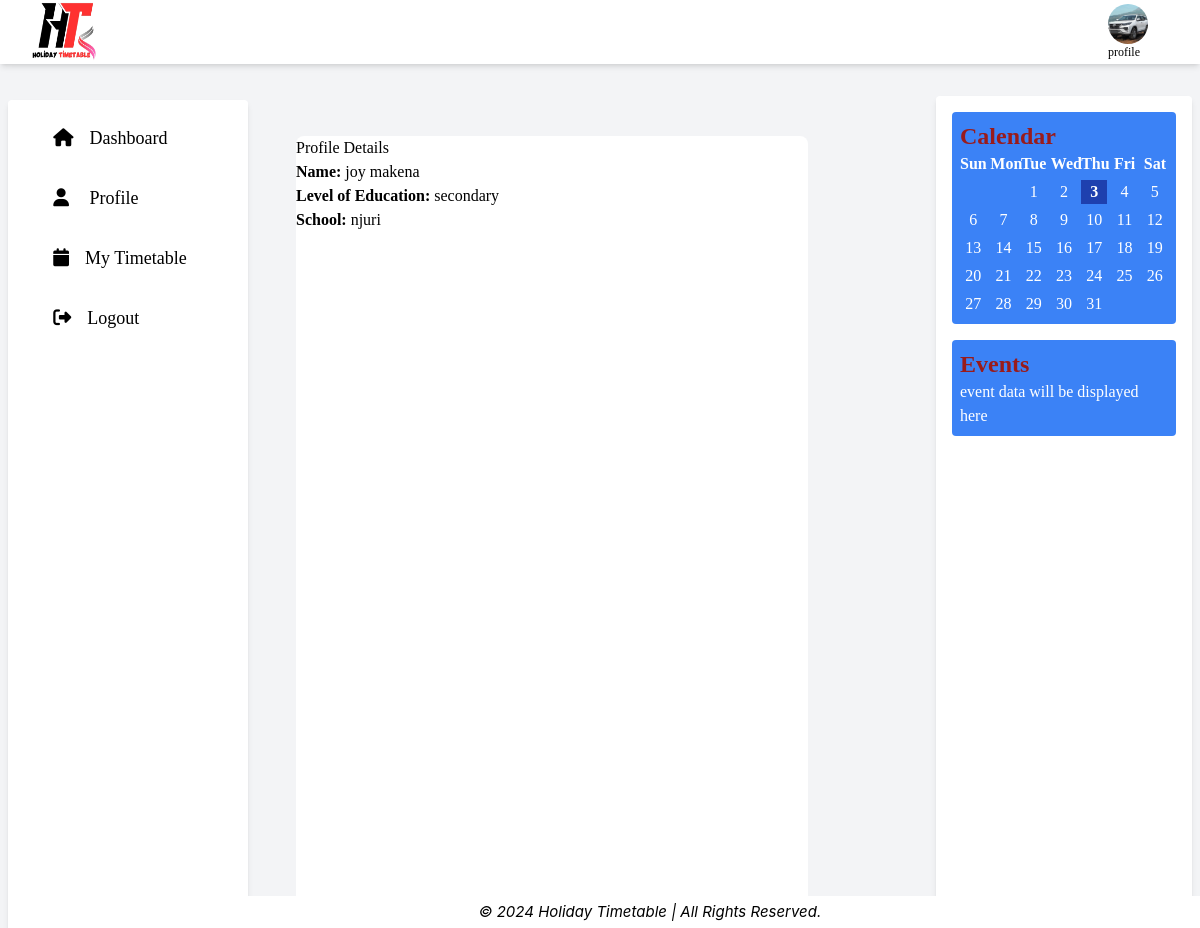
The page /dashboard/ (signed in) on the database its author committed.
### students/models.py (models this page shows, shortened)
class Profile(models.Model):
    user = models.OneToOneField(User, on_delete=models.CASCADE)
    full_name = models.CharField(max_length=100)
    profile_picture = models.ImageField(upload_to='profile_pics/',null=True)
    level_of_education = models.CharField(max_length=100)
    school_name = models.CharField(max_length=100)

### students/views.py (the view)
# urls.py: path('dashboard/', views.dashboard, name='dashboard'),
def dashboard(request):
    current_date = timezone.now().date()
    month_calendar = calendar.monthcalendar(current_date.year, current_date.month)
    days_names = ["Sun", "Mon", "Tue", "Wed", "Thu", "Fri", "Sat"]
    calendar_html = '<div class="grid grid-cols-7 gap-1">'
    for day_name in days_names:
        calendar_html += f'<div class="font-bold text-center">{day_name}</div>'
    for week in month_calendar:
        for day in week:
            if day == 0:
                calendar_html += '<div class="text-center text-gray-400"></div>'
            else:
                if day == current_date.day and current_date.month == current_date.month:
                    calendar_html += f'<div class="bg-blue-800 text-center font-bold">{day}</div>'
                else:
                    calendar_html += f'<div class="text-center">{day}</div>'
    calendar_html += '</div>'  # Close the grid container
    context = {
        'profile': request.user.profile,
        'current_date': current_date,
        'month_calendar': calendar_html,  # Pass the custom calendar HTML to the template
    }
    return render(request, 'dashboard.html', context)

### students/templates/dashboard.html (shortened to what this page needs)
{% extends 'base.html' %}
{% load static %}
{% block content %}
<!DOCTYPE html>
<html lang="en">
<head>
    <link rel="stylesheet" href="{% static 'css/dashboard.css' %}">
<body class=" min-h-screen ">
    <div class="container">
        <main  id="main" class="flex-1  p-2 h-screen">
            <div class="bg-white rounded-lg  p-0 h-full flex flex-row justify-between">
                    <div class="profile_details">
                        <h2>Profile Details</h2>
                        <div class="initials">
                            <p><strong>Name:</strong> {{ profile.full_name }}</p>
                            <p><strong>Level of Education:</strong> {{ profile.level_of_education }}</p>
                            <p><strong>School:</strong> {{ profile.school_name }}</p>
                        </div>
                    </div>
            </div>
        </main>
        <div class="bg-white shadow-md fixed flex-wrap top-24 right-2 h-full rounded w-64 p-4 flex-col  ">
                <div class="bg-blue-500 text-white p-2 rounded ">
                    <h2 class="text-2xl font-semibold text-red-800 ">Calendar</h2>
                    <div class="overflow-auto">
                        <div class="calendar">
                            {{ month_calendar|safe }}
                        </div>
                    </div>
                </div>
                <div class="bg-blue-500 text-white p-2 rounded  mt-4 ">
                    <h2 class="text-2xl font-semibold text-red-800 ">Events</h2>
                    <div class="overflow-auto">
                        <div class="events">
                            <ul>event data will be displayed here
                            </ul>
                        </div>
                    </div>
    </div>
</body>
</html>
{% endblock %}

### students/templates/base.html (shortened to what this page needs)
{% load static %}
<!DOCTYPE html>
<html lang="en">
<head>
    <link rel="stylesheet" href="{% static 'css/base.css' %}">
    <link rel="stylesheet" href="{% static 'css/output.css' %}">
</head>
<body class="bg-gray-100 font-serif">
    <header class="bg-white shadow-md fixed top-0 left-0 w-full h-16 flex items-center justify-between px-8 z-10">
        <div class="h-16 w-16">
            <img src="{% static 'images/logo.png' %}" alt="Logo" class="h-16 w-16">
        </div>
        <div class="pic flex-col justify-center">
            <a href="{% url 'profile' %}">
                {% if profile.profile_picture %}
                    <img src="{{ profile.profile_picture.url }}" alt="Profile Picture" class="h-8 w-8 rounded-full">
                {% else %}
                    <img src="{% static 'images/def_pro_icon.png' %}" alt="Profile Picture" class="h-8 w-8 rounded-full">
                {% endif %}
            </a>
            <h6 class="text-xs">profile</h6>
        </div>
    </header>
    <div class="flex pt-24">
        <aside id="aside" class="bg-white shadow-md fixed top-24 left-2 h-full rounded w-60 p-4 flex justify-center mt-1">
            <nav class="flex flex-col space-y-4 text-lg">
                <ul class="hover:bg-blue-700 p-2 rounded"><i class="fa-solid fa-house"></i><a href="{% url 'dashboard' %}" class=" m-4 ">Dashboard</a></ul>
                <ul class="hover:bg-blue-700 p-2 rounded"><i class="fa-solid fa-user"></i> <a href="{% url 'profile' %}" class=" m-4">Profile</a></ul>
                <ul class="hover:bg-blue-700 p-2 rounded"><i class="fa-solid fa-calendar"></i><a href="{% url 'generate_timetable' %}" class=" m-4">My Timetable</a></ul>
                <ul class="hover:bg-blue-700 p-2 rounded"><i class="fa-solid fa-right-from-bracket"></i><a href="{% url 'login' %}" class="m-4">Logout</a></ul>
            </nav>
        </aside>
        <main class="flex-1 ml-64 p-8 h-screen">
            {% block content %}
            {% endblock %}
        </main>
    </div>
    <footer class="footer bg-white  fixed bottom-0 left-0 w-full h-8 flex items-center justify-center">
        <p>© 2024 Holiday Timetable | All Rights Reserved.</p>
    </footer>
</body>
</html>

### static/css/base.css (style rules this page uses)
.pic img { width: 40px; height: 40px; border-radius: 50%; object-fit: cover; margin-right:20px; }
.footer { display: flex; position: fixed; bottom: 0%; width: 90%; margin: 0 0 0 50px; padding: 10px; justify-content: center; align-items: center; }
.footer p { font-family: Brush system-ui, -apple-system, BlinkMacSystemFont, 'Segoe UI', Roboto, Oxygen, Ubuntu, Cantarell, 'Open Sans', 'Helvetica Neue', sans-serif; font-size: 15px; font-style: italic; }

### static/css/dashboard.css (style rules this page uses)
#main { width: 60%; }

### rows shown on the page
Profile: profile_picture (picture), full_name "joy makena", level_of_education "secondary", school_name "njuri"

### other values the page prints
{{ month_calendar|safe }} "Sun Mon Tue Wed Thu Fri Sat 1 2 3 4 5 6 7 8 9 10 11 12 13 14 15 16 17 18 19 20 21 22 23 24 25 26 27 28 29 30 31"
